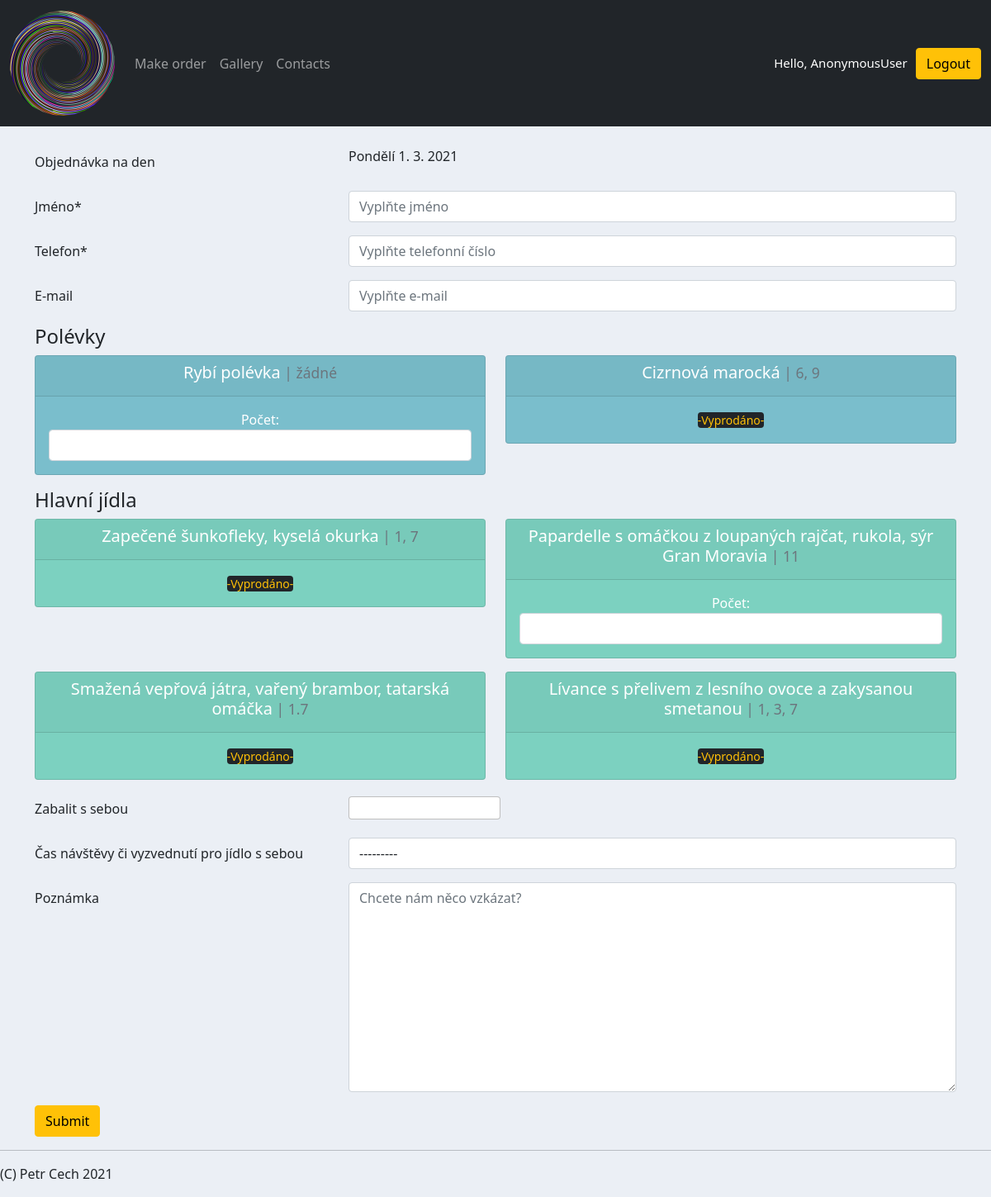
Page /make_order/ on the earlier database version.
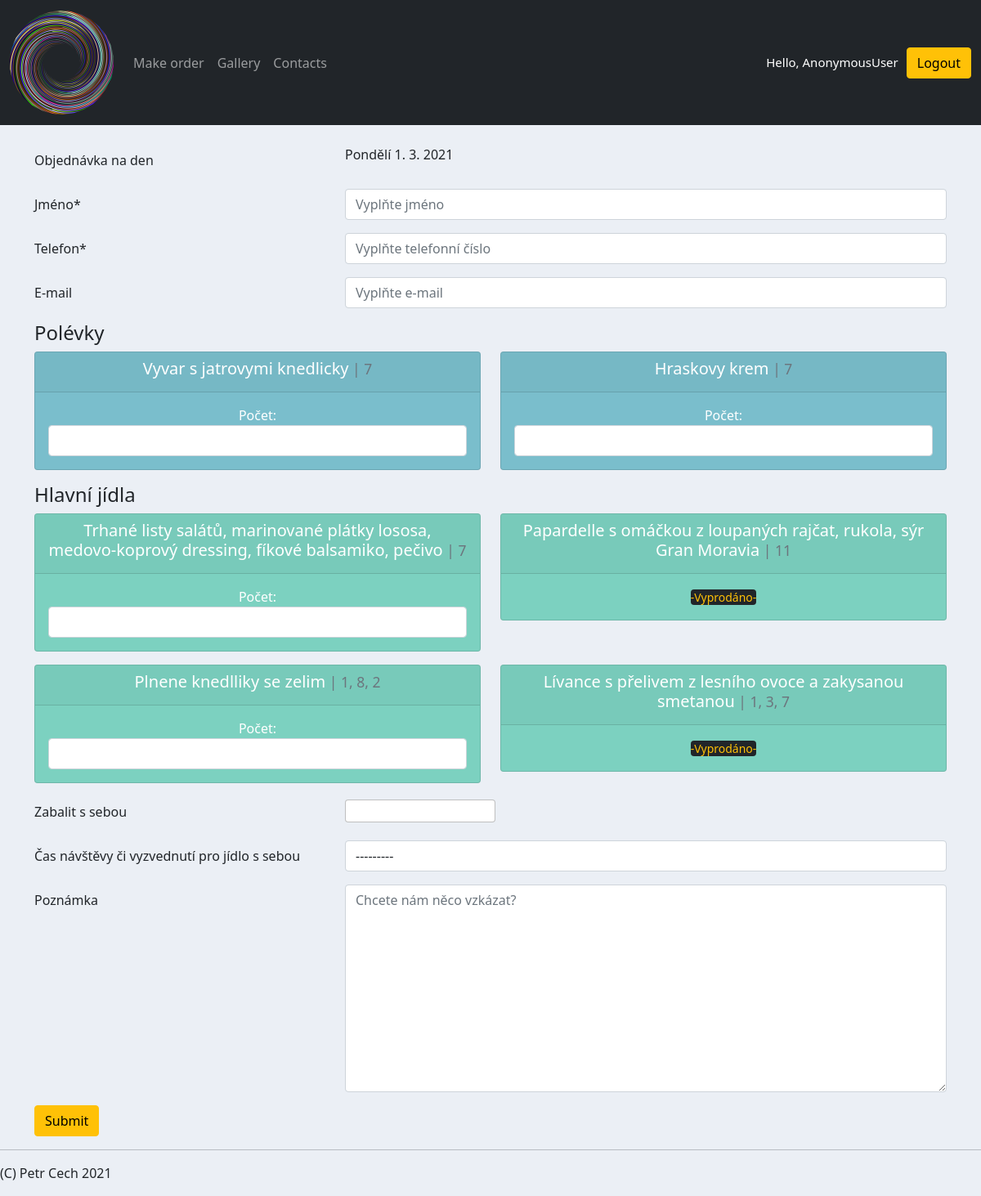
Same page on the later database version.
### accounts/models.py (models this page shows)
class Menu(models.Model):
    supper1 = models.ForeignKey(
    Supper, related_name='supper1', null=True, on_delete=models.SET_NULL
    )
    supper1_portions = models.PositiveIntegerField(null=True)
    supper2 = models.ForeignKey(
    Supper, related_name='supper2', null=True, on_delete=models.SET_NULL
    )
    supper2_portions = models.PositiveIntegerField(null=True)
    meal1 = models.ForeignKey(
    Meal, related_name='meal1', null=True, on_delete=models.SET_NULL
    )
    meal1_portions = models.PositiveIntegerField(null=True)
    meal2 = models.ForeignKey(
    Meal, related_name='meal2', null=True, on_delete=models.SET_NULL
    )
    meal2_portions = models.PositiveIntegerField(null=True)
    meal3 = models.ForeignKey(
    Meal, related_name='meal3', null=True, on_delete=models.SET_NULL
    )
    meal3_portions = models.PositiveIntegerField(null=True)
    meal4 = models.ForeignKey(
    Meal, related_name='meal4', null=True, on_delete=models.SET_NULL
    )
    meal4_portions = models.PositiveIntegerField(null=True)
    desert = models.ForeignKey(Desert, null=True, on_delete=models.SET_NULL)
    day = models.CharField(max_length=1000, null=True, default='')
    info = models.TextField(max_length=2000, blank=True)

class Supper(models.Model):
    name = models.CharField(max_length=200, null=True)
    alergens = models.CharField(max_length=200, null=True)
    price = models.PositiveIntegerField(null=True, default=25)
    def __str__(self):
        return self.name

class Meal(models.Model):
    portion = models.IntegerField(null=True)
    name = models.CharField(max_length=200, null=True)
    alergens = models.CharField(max_length=200, null=True)
    price = models.PositiveIntegerField(null=True, default=110)
    def __str__(self):
        return self.name

### accounts/views.py (the view)
# urls.py: path('make_order/', views.makeOrder, name='make_order'),
def makeOrder(request):
    menu = Menu.objects.last()
    form = OrderForm()
    if request.method == 'POST':
        form = OrderForm(request.POST)
        if form.is_valid():
            form.save()
            messages.success(request, f'Order complete')
            return redirect('/')
    counting_portions1 = [
    'supper1', 'supper2', 'meal1', 'meal2', 'meal3', 'meal4'
    ]
    counting_portions2 = {}
    for i in counting_portions1:
        counting = Order.objects.aggregate(Sum(i))
        counting_portions2.update(counting)
    context = {'form': form, 'menu': menu, 'c_p': counting_portions2,}
    return render(request, 'accounts/order_form.html', context)

### accounts/templates/accounts/order_form.html (shortened to what this page needs)
{%  extends 'accounts/main.html' %}
{% load static %}
{% block content %}
<br>
<form action="" method="POST">
<div class="container">
  <div class="mb-3 row">
    <label for="datum" class="col-sm-4 col-form-label">Objednávka na den</label>
    <div class="col-sm-8">
      {{menu.day}}
    </div>
  </div>
  <div class="mb-3 row">
    <label for="inputName" class="col-sm-4 col-form-label">Jméno*</label>
    <div class="col-sm-8">
      {{form.name}}
    </div>
  </div>
  <div class="mb-3 row">
    <label for="inputPhone" class="col-sm-4 col-form-label">Telefon*</label>
    <div class="col-sm-8">
      {{form.phone}}
    </div>
  </div>
  <div class="mb-3 row">
    <label for="inputEmail" class="col-sm-4 col-form-label">E-mail</label>
    <div class="col-sm-8">
      {{form.email}}
    </div>
  </div>
  <h4>Polévky</h4>
  <div class="row">
    <div class="col-sm-6">
  		<div class="card text-center text-white mb-3" id="supper-card">
    		<div class="card-header">
    			 <h5 class="card-title">{{menu.supper1}}<small class="text-muted"> | {{menu.supper1.alergens}}</small></h5>
    		</div>
    		<div class="card-body">
          {% if c_p.supper1__sum >= menu.supper1_portions %}
              <small class="text-warning bg-dark rounded"> -Vyprodáno- </small>
          {% else %}
              Počet: {{form.supper1}}
          {% endif %}
    		</div>
    	</div>
    </div>
    <div class="col-sm-6">
  		<div class="card text-center text-white mb-3" id="supper-card">
    		<div class="card-header">
    			 <h5 class="card-title">{{menu.supper2}}<small class="text-muted"> | {{menu.supper2.alergens}}</small></h5>
    		</div>
    		<div class="card-body">
          {% if c_p.supper2__sum >= menu.supper2_portions %}
              <small class="text-warning bg-dark rounded"> -Vyprodáno- </small>
          {% else %}
              Počet: {{form.supper2}}
          {% endif %}
    		</div>
    	</div>
    </div>
  </div>
  <h4>Hlavní jídla</h4>
  <div class="row">
    <div class="col-sm-6">
  		<div class="card text-center text-white mb-3" id="meal-card">
    		<div class="card-header">
          <h5 class="card-title">{{menu.meal1}}<small class="text-muted"> | {{menu.meal1.alergens}}</small></h5>
    		</div>
    		<div class="card-body">
          {% if c_p.meal1__sum >= menu.meal1_portions %}
              <small class="text-warning bg-dark rounded"> -Vyprodáno- </small>
          {% else %}
              Počet: {{form.meal1}}
          {% endif %}
    		</div>
    	</div>
    </div>
    <div class="col-sm-6">
  		<div class="card text-center text-white mb-3" id="meal-card">
    		<div class="card-header">
    			 <h5 class="card-title">{{menu.meal2}}<small class="text-muted"> | {{menu.meal2.alergens}}</small></h5>
    		</div>
    		<div class="card-body">
          {% if c_p.meal2__sum >= menu.meal2_portions %}
              <small class="text-warning bg-dark rounded"> -Vyprodáno- </small>
          {% else %}
              Počet: {{form.meal2}}
          {% endif %}
    		</div>
    	</div>
    </div>
  </div>
  <div class="row">
    <div class="col-sm-6">
  		<div class="card text-center text-white mb-3" id="meal-card">
    		<div class="card-header">
          <h5 class="card-title">{{menu.meal3}}<small class="text-muted"> | {{menu.meal3.alergens}}</small></h5>
    		</div>
    		<div class="card-body">
          {% if c_p.meal3__sum >= menu.meal3_portions %}
              <small class="text-warning bg-dark rounded"> -Vyprodáno- </small>
          {% else %}
              Počet: {{form.meal3}}
          {% endif %}
    		</div>
    	</div>
    </div>
    <div class="col-sm-6">
  		<div class="card text-center text-white mb-3" id="meal-card">
    		<div class="card-header">
    			 <h5 class="card-title">{{menu.meal4}}<small class="text-muted"> | {{menu.meal4.alergens}}</small></h5>
    		</div>
    		<div class="card-body">
          {% if c_p.meal4__sum >= menu.meal4_portions %}
              <small class="text-warning bg-dark rounded"> -Vyprodáno- </small>
          {% else %}
              Počet: {{form.meal4}}
          {% endif %}
    		</div>
    	</div>
    </div>
  </div>
  <div class="mb-3 row">
    <label for="inputPickup" class="col-sm-4 col-form-label">Zabalit s sebou</label>
    <div class="col-sm-8">
      {{form.pickup}}
    </div>
  </div>
  <div class="mb-3 row">
    <label for="inputPickup-time" class="col-sm-4 col-form-label">Čas návštěvy či vyzvednutí pro jídlo s sebou</label>
    <div class="col-sm-8">
      {{form.pickup_time}}
    </div>
  </div>
  <div class="mb-3 row">
    <label for="inputNote" class="col-sm-4 col-form-label">Poznámka</label>
    <div class="col-sm-8">
      {{form.note}}
    </div>
  </div>
  <input class="btn btn-warning" type="submit" name="Submit">
</div>
</form>
{% endblock %}

### accounts/templates/accounts/main.html (shortened to what this page needs)
{% load static %}
<!DOCTYPE html>
<html>
<head>
	<link href="https://cdn.jsdelivr.net/npm/bootstrap@5.0.0-beta2/dist/css/bootstrap.min.css" rel="stylesheet">
	<link rel="stylesheet" type="text/css" href="{% static '/css/main.css' %}">
</head>
<body>
	{%  include 'accounts/navbar.html' %}
	<div class="container-fluid">
	{% block content %}
	{% endblock %}
  </div>
	<hr>
	<p> (C) Petr Cech 2021 </p>
</body>
</html>

### accounts/templates/accounts/navbar.html (shortened to what this page needs)
{% load static %}
<nav class="navbar sticky-top navbar-expand-lg navbar-dark bg-dark">
  <div class="container-fluid">
    <a class="navbar-brand" href="{% url 'home' %}">
      <img src="{% static 'images/logo.png' %}">
    </a>
    <div class="collapse navbar-collapse" id="navbarNav">
      <ul class="navbar-nav">
        <li class="nav-item">
          <a class="nav-link" href="{% url 'make_order' %}">Make order</a>
        </li>
        <li class="nav-item">
          <a class="nav-link" href="{% url 'home'%}#gallery">Gallery</a>
        </li>
        <li class="nav-item">
          <a class="nav-link" href="{% url 'home'%}#contacts">Contacts</a>
        </li>
      </ul>
    </div>
      <span class="hello-msg">Hello, {{request.user}}  </span>
      <span><a class="btn btn-warning" href="{% url 'logout' %}">Logout</a></span>
  </div>
</nav>

### static/css/main.css (style rules this page uses)
body { background-color: #ebeff5; }
#supper-card { background-color: #7abecc; }
#meal-card { background-color: #7CD1C0; }

### accounts/templates/accounts/navbar.html (style rules this page uses)
.hello-msg { font-size: 15px; color: white; margin: 10px }

Differences in the rows shown:
changed Menu "Papardelle s omáčkou z loupaných rajčat, rukola, sýr Gran Moravia": supper1 "Rybí polévka" → "Vyvar s jatrovymi knedlicky"; supper1.alergens "žádné" → "7"; supper2 "Cizrnová marocká" → "Hraskovy krem"; supper2.alergens "6, 9" → "7"; meal1 "Zapečené šunkofleky, kyselá okurka" → "Trhané listy salátů, marinované plátky lososa, medovo-koprový dressing, fíkové balsamiko, pečivo"; meal1.alergens "1, 7" → "7"; meal3 "Smažená vepřová játra, vařený brambor, tatarská omáčka" → "Plnene knedlliky se zelim"; meal3.alergens "1.7" → "1, 8, 2"; supper2_portions 8 → 60 (drawn); meal1_portions 8 → 60 (drawn); meal3_portions 8 → 60 (drawn)
